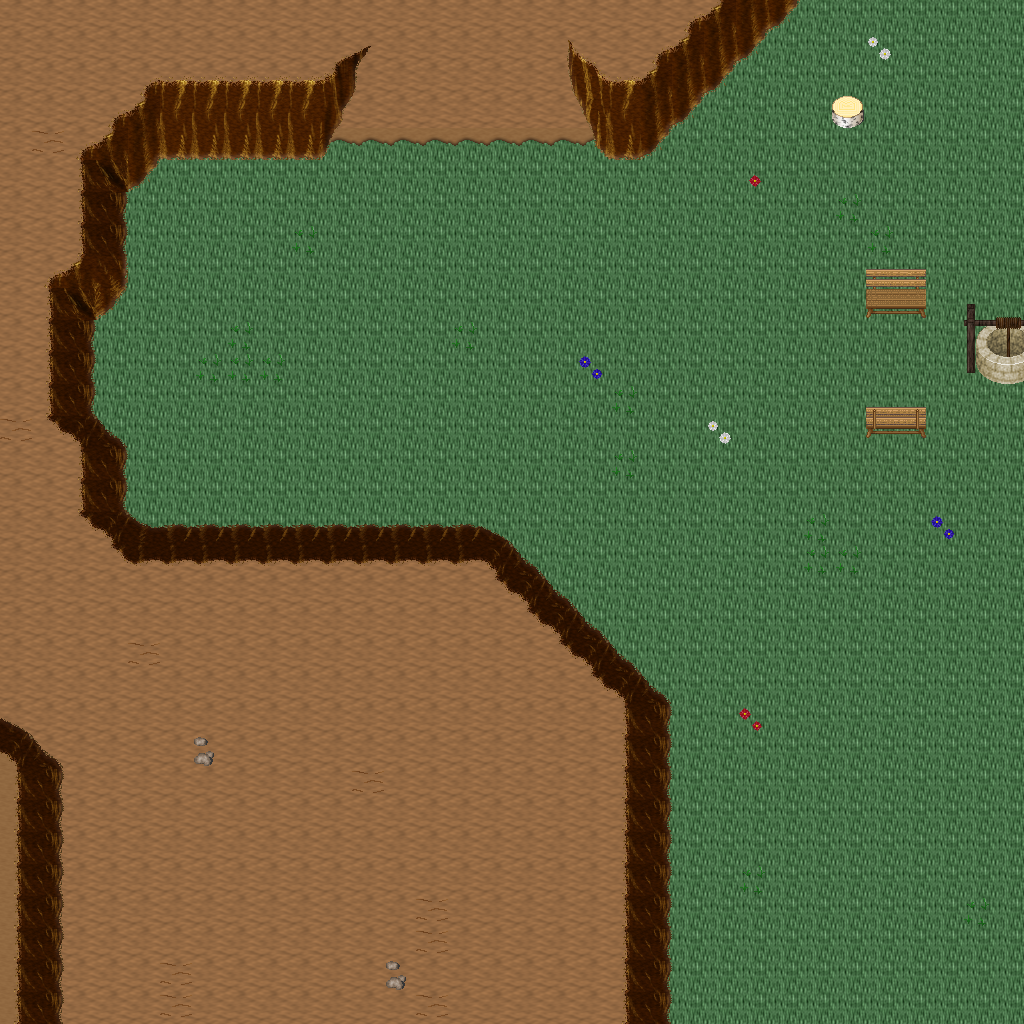

Tiled map render using the project's own tile images. Description and the map definition, with tile-layer contents summarised, below:
An orthogonal 32x32 tile map with 32x32 px tiles, 5 tile layers (Ground, Objects, Objects2, Above, ...), 1 hidden layer not drawn, 16 tilesets.

<map version="1.10" tiledversion="1.11.0" orientation="orthogonal" renderorder="right-down" width="32" height="32" tilewidth="32" tileheight="32" infinite="0" nextlayerid="11" nextobjectid="1">
 <tileset firstgid="1" name="ground_ground" tilewidth="32" tileheight="32" tilecount="33" columns="3">
  <image source="../drawable/ground_ground.png" width="96" height="352" />
 </tileset>
 <tileset firstgid="34" name="ground_ridge_earth_dark" tilewidth="32" tileheight="32" tilecount="96" columns="12">
  <image source="../drawable/ground_ridge_earth_dark.png" width="384" height="256" />
 </tileset>
 <tileset firstgid="130" name="ground_earth_edges" tilewidth="32" tileheight="32" tilecount="18" columns="6">
  <image source="../drawable/ground_earth_edges.png" width="192" height="96" />
 </tileset>
 <tileset firstgid="148" name="ground_rock_pebbles" tilewidth="32" tileheight="32" tilecount="3" columns="1">
  <image source="../drawable/ground_rock_pebbles.png" width="32" height="96" />
 </tileset>
 <tileset firstgid="151" name="plant_grasses" tilewidth="32" tileheight="32" tilecount="6" columns="3">
  <image source="../drawable/plant_grasses.png" width="96" height="64" />
 </tileset>
 <tileset firstgid="157" name="plant_flower_daisy_white" tilewidth="32" tileheight="32" tilecount="8" columns="2">
  <image source="../drawable/plant_flower_daisy_white.png" width="64" height="128" />
 </tileset>
 <tileset firstgid="165" name="plant_flower_daisy_blue" tilewidth="32" tileheight="32" tilecount="8" columns="2">
  <image source="../drawable/plant_flower_daisy_blue.png" width="64" height="128" />
 </tileset>
 <tileset firstgid="173" name="plant_flower_daisy_red" tilewidth="32" tileheight="32" tilecount="8" columns="2">
  <image source="../drawable/plant_flower_daisy_red.png" width="64" height="128" />
 </tileset>
 <tileset firstgid="181" name="plant_flower_daisy_yellow" tilewidth="32" tileheight="32" tilecount="8" columns="2">
  <image source="../drawable/plant_flower_daisy_yellow.png" width="64" height="128" />
 </tileset>
 <tileset firstgid="189" name="plant_tree_tree_green" tilewidth="32" tileheight="32" tilecount="88" columns="8">
  <image source="../drawable/plant_tree_tree_green.png" width="256" height="352" />
 </tileset>
 <tileset firstgid="277" name="logic_portal" tilewidth="32" tileheight="32" tilecount="24" columns="8">
  <image source="../drawable/logic_portal.png" width="256" height="96" />
 </tileset>
 <tileset firstgid="301" name="logic_collision" tilewidth="32" tileheight="32" tilecount="1" columns="1">
  <image source="../drawable/logic_collision.png" width="32" height="32" />
 </tileset>
 <tileset firstgid="302" name="furniture_chair_bench_wooden" tilewidth="32" tileheight="32" tilecount="8" columns="2">
  <image source="../drawable/furniture_chair_bench_wooden.png" width="64" height="128" />
 </tileset>
 <tileset firstgid="310" name="plant_stump_int_small_stump_2" tilewidth="32" tileheight="32" tilecount="1" columns="1">
  <image source="../drawable/plant_stump_int_small_stump_2.png" width="32" height="32" />
 </tileset>
 <tileset firstgid="311" name="object_well_hoist" tilewidth="32" tileheight="32" tilecount="9" columns="3">
  <image source="../drawable/object_well_hoist.png" width="96" height="96" />
 </tileset>
 <tileset firstgid="320" name="logic_creature_mutant" tilewidth="32" tileheight="32" tilecount="7" columns="7">
  <image source="../drawable/logic_creature_mutant.png" width="224" height="32" />
 </tileset>
 <layer id="1" name="Ground" width="32" height="32">
  <data>[1024 cells, 1024 non-empty, 3 distinct tile ids]</data>
 </layer>
 <layer id="2" name="Objects" width="32" height="32">
  <data>[1024 cells, 203 non-empty, 46 distinct tile ids]</data>
 </layer>
 <layer id="3" name="Objects2" width="32" height="32">
  <data>[1024 cells, 2 non-empty, 2 distinct tile ids]</data>
 </layer>
 <layer id="4" name="Above" width="32" height="32">
  <data>[1024 cells, 6 non-empty, 6 distinct tile ids]</data>
 </layer>
 <layer id="5" name="Above2" width="32" height="32">
  <data>[1024 cells, 0 non-empty, 0 distinct tile ids]</data>
 </layer>
 <layer id="6" name="Walkable" width="32" height="32" visible="0">
  <data>[1024 cells, 143 non-empty, 1 distinct tile ids]</data>
 </layer>
 <objectgroup id="7" name="Mapevents" />
 <objectgroup id="8" name="Spawn" />
 <objectgroup id="9" name="Keys" />
 <objectgroup id="10" name="Replace" />
</map>
